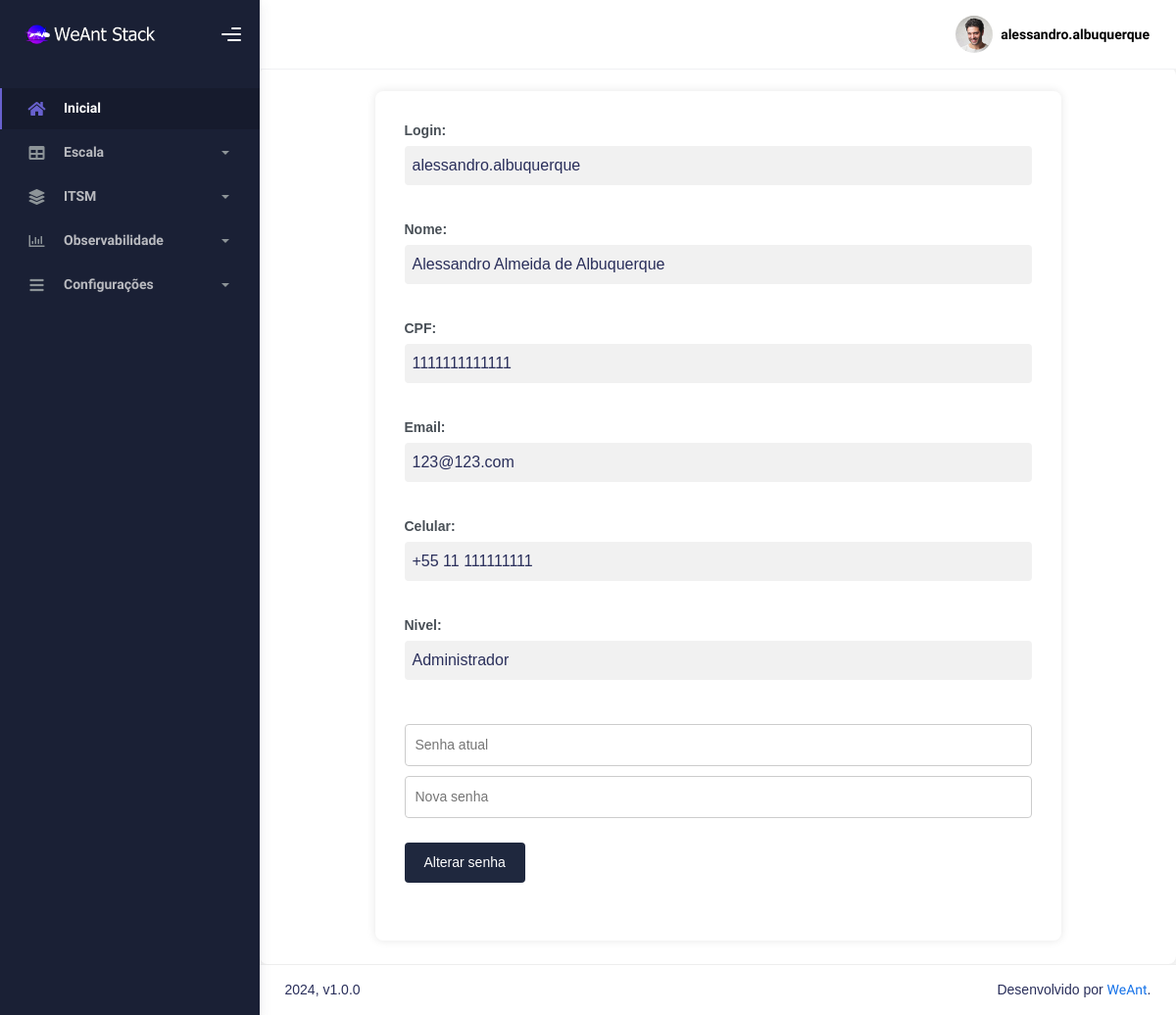
Screenshot of /meu_perfil.php (signed in) with the database file from the repository.
### tables this page shows
CREATE TABLE `usuario` (
  `id` int(11) NOT NULL,
  `login` varchar(60) NOT NULL,
  `senha` varchar(60) NOT NULL,
  `nome` varchar(60) NOT NULL,
  `cpf` varchar(60) NOT NULL,
  `nascimento` varchar(60) NOT NULL,
  `genero` varchar(60) NOT NULL,
  `email` varchar(60) NOT NULL,
  `telefone` varchar(60) NOT NULL,
  `departamento` varchar(60) DEFAULT NULL,
  `cargo` varchar(60) DEFAULT NULL,
  `nivel` varchar(60) NOT NULL,
  `pnivel` varchar(60) NOT NULL,
  `ativo` varchar(60) NOT NULL,
  `pativo` varchar(60) NOT NULL,
  `gerasenha` varchar(60) NOT NULL,
  `horario` varchar(60) NOT NULL,
  `dia` varchar(60) NOT NULL,
  `semana` varchar(60) NOT NULL,
  `mes` varchar(60) NOT NULL,
  `ano` varchar(60) NOT NULL,
  `operador` varchar(60) NOT NULL
);

### sec/sec_verifica.php (called while the page is built, shortened)
<?php
include "config.php";
$sqlc = "SELECT * FROM usuario WHERE id=" . $_SESSION['UsuarioID'];
  $query = $conn->query($sqlc);
    $dados = $query->fetch_assoc();
      $idlogado = $dados['id'];
      $usuariologado = $dados['login'];
?>

### meu_perfil.php (the view, shortened to what this page needs)
<?php
include "tudo_cima.php";
$sqlc = "SELECT * FROM usuario WHERE id='$idlogado'";
$result = $conn->query($sqlc);
$dados = $result->fetch_assoc();
$login = $dados["login"];
$nome = $dados["nome"];
$cpf = $dados["cpf"];
$telefone = $dados["telefone"];
$email = $dados["email"];
$pnivel = $dados["pnivel"];
?>
<div class="container">
  <div class="form-group">
    <label>Login:</label>
    <div><?php echo $login; ?></div>
  </div>
  <div class="form-group">
    <label>Nome:</label>
    <div><?php echo $nome; ?></div>
  </div>
  <div class="form-group">
    <label>CPF:</label>
    <div><?php echo $cpf; ?></div>
  </div>
  <div class="form-group">
    <label>Email:</label>
    <div><?php echo $email; ?></div>
  </div>
  <div class="form-group">
    <label>Celular:</label>
    <div><?php echo $telefone; ?></div>
  </div>
  <div class="form-group">
    <label>Nivel:</label>
    <div><?php echo $pnivel; ?></div>
  </div>
  <div class="form-group password-form">
    <form method="POST" action="sec/alterarsenha.php">
      <input type="pass" name="senhaatual" placeholder="Senha atual">
      <input type="pass" name="senhanova" placeholder="Nova senha">
      <button class="botao" type="submit">Alterar senha</button>
    </form>
  </div>
</div>
<?php
include "tudo_baixo.php";
?>

### tudo_cima.php (shortened to what this page needs)
<?php
include "sec/sec_verifica.php";
?>
<html lang="br">
  <head>
    <link rel="stylesheet" href="assets/css/bootstrap.min.css" />
    <link rel="stylesheet" href="assets/css/plugins.min.css" />
    <link rel="stylesheet" href="assets/css/kaiadmin.min.css" />
    <link rel="stylesheet" href="assets/css/calendario.css" />
    <link rel="stylesheet" href="assets/css/usuarios.css" />
    <link rel="stylesheet" href="assets/css/contratos.css" />
    <link rel="stylesheet" href="assets/css/demo.css" />
  </head>
  <body>
    <div class="wrapper">
      <div class="sidebar" data-background-color="dark">
        <div class="sidebar-logo">
          <div class="logo-header" data-background-color="dark">
            <a class="logo">
              <img
                src="assets/img/kaiadmin/logo_light.png"
                alt="navbar brand"
                class="navbar-brand"
                height="20"
              />
            </a>
            <div class="nav-toggle">
              <button class="btn btn-toggle toggle-sidebar">
                <i class="gg-menu-right"></i>
              </button>
            </div>
          </div>
        </div>
        <div class="sidebar-wrapper scrollbar scrollbar-inner">
          <div class="sidebar-content">
            <ul class="nav nav-secondary">
              <li class="nav-item active">
                <a href="inicial.php">
                  <i class="fas fa-home"></i>
                  <p>Inicial</p>
                </a>
              </li>
              <li class="nav-item">
                <a data-bs-toggle="collapse" href="#escala">
                  <i class="fas fa-table"></i>
                  <p>Escala</p>
                  <span class="caret"></span>
                </a>
              </li>
              <li class="nav-item">
                <a data-bs-toggle="collapse" href="#itsm">
                  <i class="fas fa-layer-group"></i>
                  <p>ITSM</p>
                  <span class="caret"></span>
                </a>
              </li>
              <li class="nav-item">
                <a data-bs-toggle="collapse" href="#observabilidade">
                  <i class="far fa-chart-bar"></i>
                  <p>Observabilidade</p>
                  <span class="caret"></span>
                </a>
              </li>
              <li class="nav-item">
                <a data-bs-toggle="collapse" href="#configuracoes">
                  <i class="fas fa-bars"></i>
                  <p>Configurações</p>
                  <span class="caret"></span>
                </a>
              </li>
            </ul>
          </div>
        </div>
      </div>
      <div class="main-panel">
        <div class="main-header">
          <nav class="navbar navbar-header navbar-header-transparent navbar-expand-lg border-bottom">
            <div class="container-fluid">
              <ul class="navbar-nav topbar-nav ms-md-auto align-items-center">
                <li class="nav-item topbar-user dropdown hidden-caret">
                  <a
                    class="dropdown-toggle profile-pic"
                    data-bs-toggle="dropdown"
                    href="#"
                    aria-expanded="false"
                  >
                    <div class="avatar-sm">
                      <img
                        src="assets/img/profile.jpg"
                        alt="..."
                        class="avatar-img rounded-circle"
                      />
                    </div>
                    <span class="profile-username">
                      <span class="fw-bold"><?php echo $usuariologado ?></span>
                    </span>
                  </a>
                </li>
              </ul>
            </div>
          </nav>
        </div>
        <div class="container">
    <div class="page-inner">

### assets/css/calendario.css (style rules this page uses)
.botao { padding: 5px 10px; margin-top: 20px; border: none; background-color: #2a2f5b; color: #fff; border-radius: 5px; cursor: pointer; }

### assets/css/usuarios.css (style rules this page uses)
.botao { padding: 5px 10px; margin-top: 20px; border: none; background-color: #2a2f5b; color: #fff; border-radius: 5px; cursor: pointer; }

### meu_perfil.php (style rules this page uses)
body { font-family: Arial, sans-serif; background-color: #f9f9f9; margin: 0; padding: 0; }
.container { width: 80%; margin: auto; background-color: #fff; padding: 20px; box-shadow: 0px 0px 10px rgba(0, 0, 0, 0.1); border-radius: 8px; }
.form-group { margin-bottom: 15px; }
.form-group label { font-weight: bold; display: block; margin-bottom: 5px; }
.form-group div { font-size: 16px; padding: 8px; background-color: #f1f1f1; border-radius: 4px; }
.password-form { margin-top: 20px; }
.password-form input[type="pass"] { width: 100%; padding: 10px; margin: 5px 0; border: 1px solid #ccc; border-radius: 4px; font-size: 14px; }
.password-form button { background-color: #1f283e; color: white; border: none; padding: 10px 20px; font-size: 14px; cursor: pointer; border-radius: 4px; transition: background-color 0.3s; }

### rows the page displays
usuario: login "alessandro.albuquerque", nome "Alessandro Almeida de Albuquerque", cpf "1111111111111", email "123@123.com", telefone "+55 11 111111111", pnivel "Administrador"
